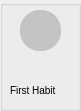
      <widget class="QGroupBox" name="groupBox_6">
       <property name="geometry">
        <rect>
         <x>60</x>
         <y>190</y>
         <width>81</width>
         <height>111</height>
        </rect>
       </property>
       <property name="styleSheet">
        <string notr="true"/>
       </property>
       <property name="title">
        <string/>
       </property>
       <property name="alignment">
        <set>Qt::AlignCenter</set>
       </property>
       <widget class="QLabel" name="label_7">
        <property name="geometry">
         <rect>
          <x>20</x>
          <y>10</y>
          <width>41</width>
          <height>41</height>
         </rect>
        </property>
        <property name="styleSheet">
         <string notr="true">position: absolute;
width: 64px;
height: 64px;
left: 152px;
top: 83px;

background: #C4C4C4;

border-radius: 20;</string>
        </property>
        <property name="text">
         <string/>
        </property>
        <property name="pixmap">
         <pixmap resource="resources.qrc">:/img/pick/pick/done.png</pixmap>
        </property>
        <property name="scaledContents">
         <bool>true</bool>
        </property>
       </widget>
       <widget class="QLabel" name="label_8">
        <property name="geometry">
         <rect>
          <x>10</x>
          <y>80</y>
          <width>51</width>
          <height>21</height>
         </rect>
        </property>
        <property name="styleSheet">
         <string notr="true">font-family: 'Inter';
font-style: normal;
font-weight: 400;
font-size: 10px;
line-height: 18px;

color: #000000;
</string>
        </property>
        <property name="text">
         <string>First Habit</string>
        </property>
       </widget>
       <widget class="QLabel" name="label_11">
        <property name="geometry">
         <rect>
          <x>20</x>
          <y>10</y>
          <width>41</width>
          <height>41</height>
         </rect>
        </property>
        <property name="styleSheet">
         <string notr="true">position: absolute;
width: 64px;
height: 64px;
left: 152px;
top: 83px;

background: #C4C4C4;

border-radius: 20;</string>
        </property>
        <property name="text">
         <string/>
        </property>
        <property name="pixmap">
         <pixmap resource="resources.qrc">:/img/pick/pick/filled-circle.png</pixmap>
        </property>
        <property name="scaledContents">
         <bool>true</bool>
        </property>
       </widget>
      </widget>
